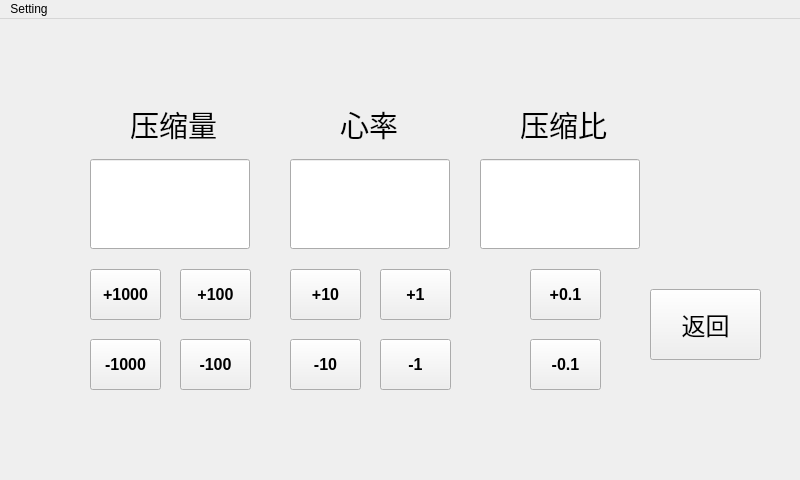
<?xml version="1.0" encoding="UTF-8"?>
<ui version="4.0">
 <class>setting</class>
 <widget class="QMainWindow" name="setting">
  <property name="geometry">
   <rect>
    <x>0</x>
    <y>0</y>
    <width>800</width>
    <height>480</height>
   </rect>
  </property>
  <property name="cursor">
   <cursorShape>OpenHandCursor</cursorShape>
  </property>
  <property name="windowTitle">
   <string>MainWindow</string>
  </property>
  <widget class="QWidget" name="centralwidget">
   <widget class="QLabel" name="label">
    <property name="geometry">
     <rect>
      <x>130</x>
      <y>90</y>
      <width>91</width>
      <height>31</height>
     </rect>
    </property>
    <property name="font">
     <font>
      <pointsize>22</pointsize>
     </font>
    </property>
    <property name="cursor">
     <cursorShape>OpenHandCursor</cursorShape>
    </property>
    <property name="text">
     <string>压缩量</string>
    </property>
   </widget>
   <widget class="QLabel" name="label_2">
    <property name="geometry">
     <rect>
      <x>340</x>
      <y>90</y>
      <width>91</width>
      <height>31</height>
     </rect>
    </property>
    <property name="font">
     <font>
      <pointsize>22</pointsize>
     </font>
    </property>
    <property name="cursor">
     <cursorShape>OpenHandCursor</cursorShape>
    </property>
    <property name="text">
     <string>心率</string>
    </property>
   </widget>
   <widget class="QLabel" name="label_3">
    <property name="geometry">
     <rect>
      <x>520</x>
      <y>90</y>
      <width>91</width>
      <height>31</height>
     </rect>
    </property>
    <property name="font">
     <font>
      <pointsize>22</pointsize>
     </font>
    </property>
    <property name="cursor">
     <cursorShape>OpenHandCursor</cursorShape>
    </property>
    <property name="text">
     <string>压缩比</string>
    </property>
   </widget>
   <widget class="QLineEdit" name="volume">
    <property name="geometry">
     <rect>
      <x>90</x>
      <y>140</y>
      <width>160</width>
      <height>90</height>
     </rect>
    </property>
    <property name="font">
     <font>
      <pointsize>28</pointsize>
     </font>
    </property>
    <property name="cursor">
     <cursorShape>OpenHandCursor</cursorShape>
    </property>
    <property name="text">
     <string/>
    </property>
    <property name="alignment">
     <set>Qt::AlignCenter</set>
    </property>
    <property name="readOnly">
     <bool>true</bool>
    </property>
   </widget>
   <widget class="QLineEdit" name="heart_beat">
    <property name="geometry">
     <rect>
      <x>290</x>
      <y>140</y>
      <width>160</width>
      <height>90</height>
     </rect>
    </property>
    <property name="font">
     <font>
      <pointsize>28</pointsize>
     </font>
    </property>
    <property name="cursor">
     <cursorShape>OpenHandCursor</cursorShape>
    </property>
    <property name="text">
     <string/>
    </property>
    <property name="alignment">
     <set>Qt::AlignCenter</set>
    </property>
    <property name="readOnly">
     <bool>true</bool>
    </property>
   </widget>
   <widget class="QLineEdit" name="ratio">
    <property name="geometry">
     <rect>
      <x>480</x>
      <y>140</y>
      <width>160</width>
      <height>90</height>
     </rect>
    </property>
    <property name="font">
     <font>
      <pointsize>28</pointsize>
     </font>
    </property>
    <property name="cursor">
     <cursorShape>OpenHandCursor</cursorShape>
    </property>
    <property name="text">
     <string/>
    </property>
    <property name="alignment">
     <set>Qt::AlignCenter</set>
    </property>
    <property name="readOnly">
     <bool>true</bool>
    </property>
   </widget>
   <widget class="QPushButton" name="p1000">
    <property name="geometry">
     <rect>
      <x>90</x>
      <y>250</y>
      <width>71</width>
      <height>51</height>
     </rect>
    </property>
    <property name="font">
     <font>
      <pointsize>12</pointsize>
      <weight>75</weight>
      <bold>true</bold>
     </font>
    </property>
    <property name="cursor">
     <cursorShape>OpenHandCursor</cursorShape>
    </property>
    <property name="text">
     <string>+1000</string>
    </property>
   </widget>
   <widget class="QPushButton" name="p100">
    <property name="geometry">
     <rect>
      <x>180</x>
      <y>250</y>
      <width>71</width>
      <height>51</height>
     </rect>
    </property>
    <property name="font">
     <font>
      <pointsize>12</pointsize>
      <weight>75</weight>
      <bold>true</bold>
     </font>
    </property>
    <property name="cursor">
     <cursorShape>OpenHandCursor</cursorShape>
    </property>
    <property name="text">
     <string>+100</string>
    </property>
   </widget>
   <widget class="QPushButton" name="m1000">
    <property name="geometry">
     <rect>
      <x>90</x>
      <y>320</y>
      <width>71</width>
      <height>51</height>
     </rect>
    </property>
    <property name="font">
     <font>
      <pointsize>12</pointsize>
      <weight>75</weight>
      <bold>true</bold>
     </font>
    </property>
    <property name="cursor">
     <cursorShape>OpenHandCursor</cursorShape>
    </property>
    <property name="text">
     <string>-1000</string>
    </property>
   </widget>
   <widget class="QPushButton" name="m100">
    <property name="geometry">
     <rect>
      <x>180</x>
      <y>320</y>
      <width>71</width>
      <height>51</height>
     </rect>
    </property>
    <property name="font">
     <font>
      <pointsize>12</pointsize>
      <weight>75</weight>
      <bold>true</bold>
     </font>
    </property>
    <property name="cursor">
     <cursorShape>OpenHandCursor</cursorShape>
    </property>
    <property name="text">
     <string>-100</string>
    </property>
   </widget>
   <widget class="QPushButton" name="m1">
    <property name="geometry">
     <rect>
      <x>380</x>
      <y>320</y>
      <width>71</width>
      <height>51</height>
     </rect>
    </property>
    <property name="font">
     <font>
      <pointsize>12</pointsize>
      <weight>75</weight>
      <bold>true</bold>
     </font>
    </property>
    <property name="cursor">
     <cursorShape>OpenHandCursor</cursorShape>
    </property>
    <property name="text">
     <string>-1</string>
    </property>
   </widget>
   <widget class="QPushButton" name="m10">
    <property name="geometry">
     <rect>
      <x>290</x>
      <y>320</y>
      <width>71</width>
      <height>51</height>
     </rect>
    </property>
    <property name="font">
     <font>
      <pointsize>12</pointsize>
      <weight>75</weight>
      <bold>true</bold>
     </font>
    </property>
    <property name="cursor">
     <cursorShape>OpenHandCursor</cursorShape>
    </property>
    <property name="text">
     <string>-10</string>
    </property>
   </widget>
   <widget class="QPushButton" name="p1">
    <property name="geometry">
     <rect>
      <x>380</x>
      <y>250</y>
      <width>71</width>
      <height>51</height>
     </rect>
    </property>
    <property name="font">
     <font>
      <pointsize>12</pointsize>
      <weight>75</weight>
      <bold>true</bold>
     </font>
    </property>
    <property name="cursor">
     <cursorShape>OpenHandCursor</cursorShape>
    </property>
    <property name="text">
     <string>+1</string>
    </property>
   </widget>
   <widget class="QPushButton" name="p10">
    <property name="geometry">
     <rect>
      <x>290</x>
      <y>250</y>
      <width>71</width>
      <height>51</height>
     </rect>
    </property>
    <property name="font">
     <font>
      <pointsize>12</pointsize>
      <weight>75</weight>
      <bold>true</bold>
     </font>
    </property>
    <property name="cursor">
     <cursorShape>OpenHandCursor</cursorShape>
    </property>
    <property name="text">
     <string>+10</string>
    </property>
   </widget>
   <widget class="QPushButton" name="m01">
    <property name="geometry">
     <rect>
      <x>530</x>
      <y>320</y>
      <width>71</width>
      <height>51</height>
     </rect>
    </property>
    <property name="font">
     <font>
      <pointsize>12</pointsize>
      <weight>75</weight>
      <bold>true</bold>
     </font>
    </property>
    <property name="cursor">
     <cursorShape>OpenHandCursor</cursorShape>
    </property>
    <property name="text">
     <string>-0.1</string>
    </property>
   </widget>
   <widget class="QPushButton" name="p01">
    <property name="geometry">
     <rect>
      <x>530</x>
      <y>250</y>
      <width>71</width>
      <height>51</height>
     </rect>
    </property>
    <property name="font">
     <font>
      <pointsize>12</pointsize>
      <weight>75</weight>
      <bold>true</bold>
     </font>
    </property>
    <property name="cursor">
     <cursorShape>OpenHandCursor</cursorShape>
    </property>
    <property name="text">
     <string>+0.1</string>
    </property>
   </widget>
   <widget class="QPushButton" name="back">
    <property name="geometry">
     <rect>
      <x>650</x>
      <y>270</y>
      <width>111</width>
      <height>71</height>
     </rect>
    </property>
    <property name="font">
     <font>
      <pointsize>18</pointsize>
     </font>
    </property>
    <property name="cursor">
     <cursorShape>OpenHandCursor</cursorShape>
    </property>
    <property name="text">
     <string>返回</string>
    </property>
   </widget>
  </widget>
  <widget class="QMenuBar" name="menubar">
   <property name="geometry">
    <rect>
     <x>0</x>
     <y>0</y>
     <width>800</width>
     <height>25</height>
    </rect>
   </property>
   <widget class="QMenu" name="menuSetting">
    <property name="title">
     <string>Setting</string>
    </property>
   </widget>
   <addaction name="menuSetting"/>
  </widget>
 </widget>
 <resources/>
 <connections/>
</ui>
